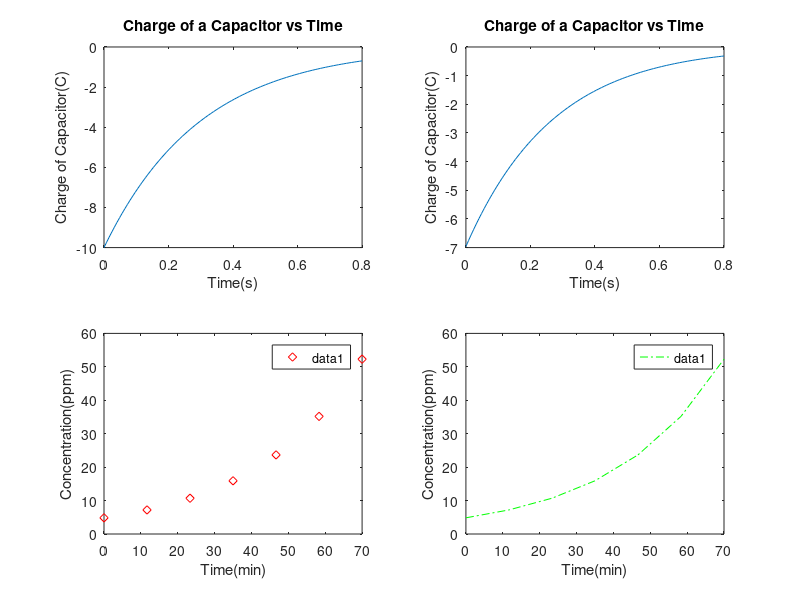

MATLAB code for this plot:
%% Question1
x=linspace(0,0.8);
q0=10;
R=60;
L=9;
C=0.00005;
y=q0*exp(-R*x/(2*L)).*cos(sqrt((1/(L*C))-(R/(2*L))^2*x));


C2=C*10;
y2=q0*exp(-R*x/(2*L)).*cos(sqrt((1/(L*C2))-(R/(2*L))^2*x));

subplot(2,2,1)
plot(x,y)
title 'Charge of a Capacitor vs Time'
xlabel 'Time(s)'
ylabel 'Charge of Capacitor(C)'
subplot(2,2,2)
plot(x,y2)
title 'Charge of a Capacitor vs Time'
xlabel 'Time(s)'
ylabel 'Charge of Capacitor(C)'
%The new Charge is slightly greater due to C being on the denominator of a
%fraction within the trig function cosine.
%% Question2
t=linspace(0,70,7);
d=4.84*exp(0.034*t);
subplot(2,2,3)
plot(t,d,'dr')
xlabel 'Time(min)'
ylabel 'Concentration(ppm)'
legend ('show', 'red data')
subplot(2,2,4)
plot(t,d,'-.g')
xlabel 'Time(min)'
ylabel 'Concentration(ppm)'
legend ('show','green data')

